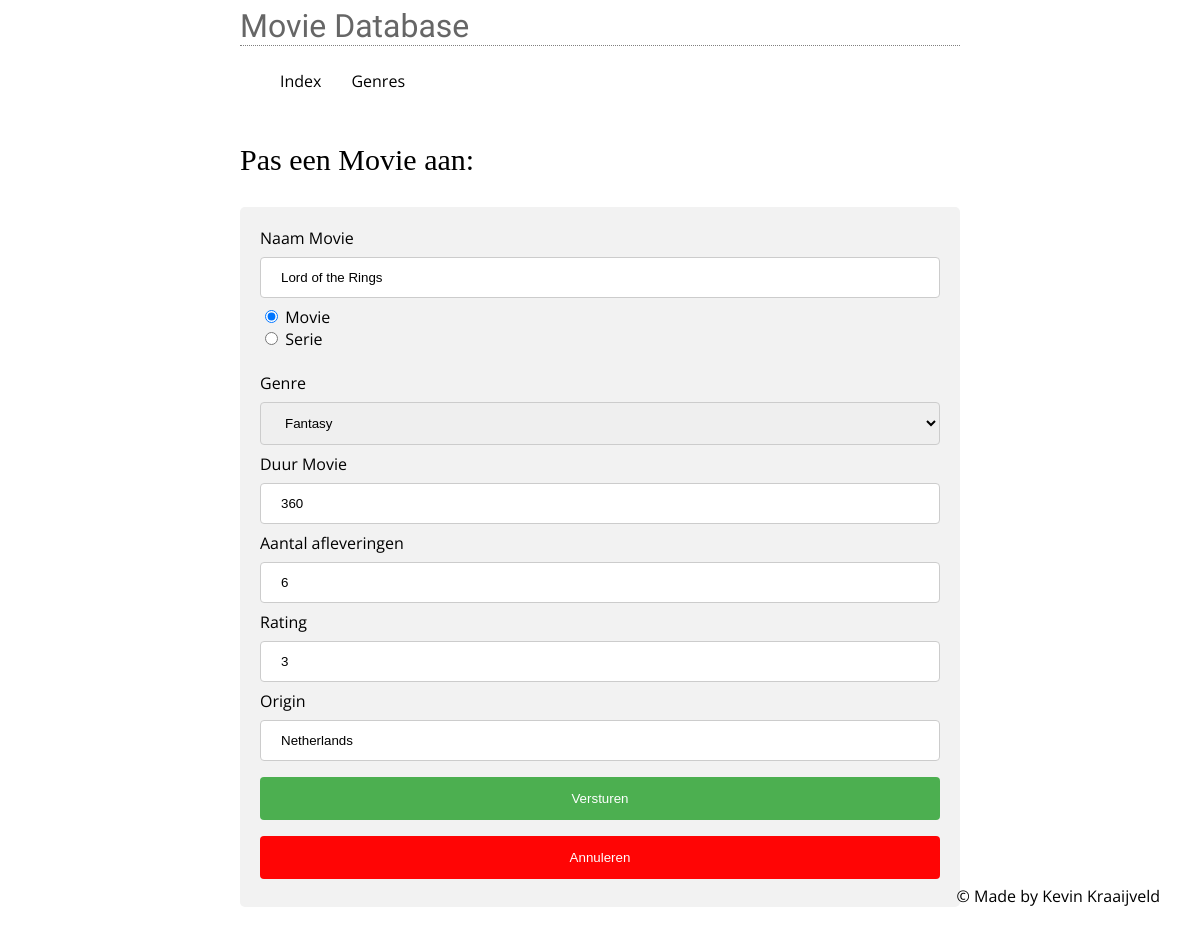
The page /film/editFilm/1 on the database as committed earlier.
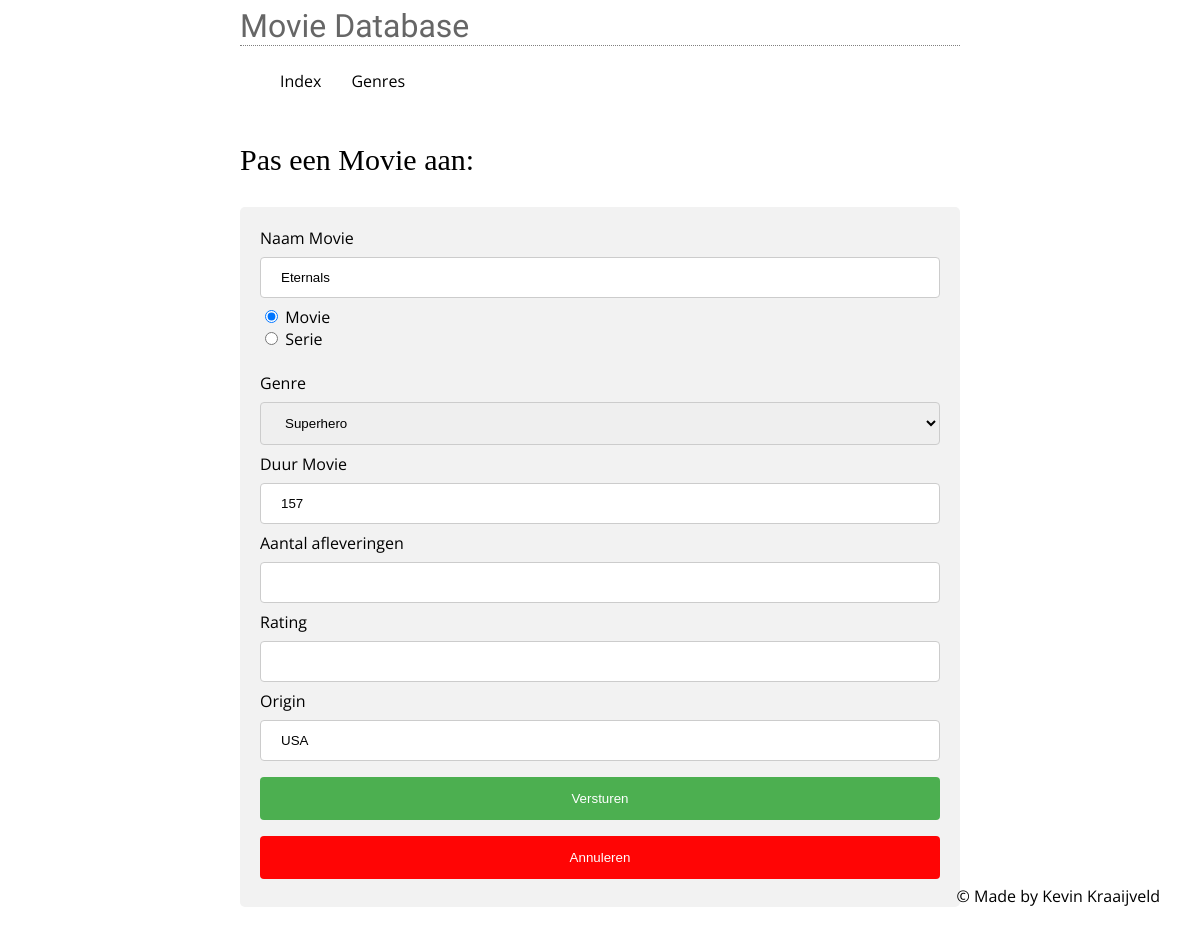
The same page on the database as committed later.
### tables this page shows
CREATE TABLE IF NOT EXISTS `films` (
  `film_id` int(11) NOT NULL,
  `film_name` varchar(255) NOT NULL,
  `type_id` int(11) NOT NULL,
  `genre_id` int(11) NOT NULL,
  `film_duration` varchar(50) NOT NULL,
  `film_episodes` varchar(50) NOT NULL,
  `film_rating` varchar(1) NOT NULL,
  `film_season` int(2) DEFAULT NULL,
  `film_origin` varchar(50) NOT NULL
);

CREATE TABLE IF NOT EXISTS `types` (
  `type_id` int(11) NOT NULL,
  `type_description` varchar(5) NOT NULL
);

### core/core.php (called while the page is built, shortened)
<?php
function render($filename, $data = null)
{
	require(ROOT . 'view/templates/header.php');
	require(ROOT . 'view/' . $filename . '.php');
	require(ROOT . 'view/templates/footer.php');
}

### controller/FilmController.php (called while the page is built, shortened)
<?php
require(ROOT . "model/GenreModel.php");
require(ROOT . "model/FilmModel.php");
function editFilm($id){
		$film = getFilmById($id);
	render("moviedatabase/films/edit",
		array(
			'type' => getAllTypes() ,
			'genres' => getAllGenres(),
			'film' => $film
		)
	);
}

### public/index.php (called while the page is built, shortened)
<?php
require(ROOT . "core/core.php");
route();

### model/FilmModel.php (called while the page is built, shortened)
<?php
function getFilmById($id){
	$db = openDatabaseConnection();
	$sql = "SELECT * FROM `films`
					INNER JOIN genres on films.genre_id = genres.genre_id
					INNER JOIN types on films.type_id = types.type_id where film_id = :id ";
	$query = $db->prepare($sql);
	$query->bindParam(":id", $id);
	$query->execute();
	return $query->fetchAll();
}

### model/GenreModel.php (called while the page is built, shortened)
<?php
function getAllGenres(){
	$db = openDatabaseConnection();
	$sql = "SELECT * FROM genres";
	$query = $db->prepare($sql);
	$query->execute();
	return $query->fetchAll();
}

### view/moviedatabase/films/edit.php (the view, shortened to what this page needs)
<?php
  $data = $film[0];
?>
<h3>Pas een <?echo$film[0]['type_description']?> aan:</h3>
<div>
  <form action="<?=URL?>film/saveChange" method="post" autocomplete="off">
    <label for="fname">Naam <?echo$film[0]['type_description']?></label>
    <input type="text" id="film_name" name="film_name" minlength="2" maxlength="25" value="<?echo $data['film_name'];?>" required>
    <?php
      if($data['type_id']=='1'){
        echo '<label><input type="radio" name="type_id" checked  value="1"> Movie<br></label><br>';
      }
      else echo '<label><input type="radio" name="type_id"   value="1"> Movie<br></label><br>';
      if($data['type_id']=='2'){
        echo '<label><input type="radio" name="type_id" checked  value="2"> Serie<br></label>';
        }
      else echo '<label><input type="radio" name="type_id"   value="2"> Serie<br></label>';
    ?>
      <br>
      <br>
    <label for="fname">Genre</label>
    <select name="genre_id" >
      <?php foreach ($genres as $genre) { ?>
        <?php if($film[0]['genre_id']==$genre['genre_id']){     ?>
            <option value="<?= $genre['genre_id']?>" selected>
              <?= $genre['genre_description']?>
            </option>
        <?php } else{?>
            <option value="<?= $genre['genre_id']?>">
              <?= $genre['genre_description']?>
            </option>
          <?php } ?>
        <?php } ?>
    </select>
    <br>
    <label for="fname">Duur <?echo$film[0]['type_description']?></label>
    <input type="number" id="film_duration" name="film_duration" minlength="2" maxlength="10" value="<?echo $data['film_duration'];?>">
    <label for="fname">Aantal afleveringen</label>
    <input type="text" id="film_episodes" name="film_episodes" minlength="1" maxlength="3" value="<?echo $data['film_episodes'];?>">
    <label for="fname">Rating</label>
    <input type="number" id="film_rating" name="film_rating" minlength="1" maxlength="1"  min="0" max="5" value="<?echo $data['film_rating'];?>">
    <label for="fname">Origin</label>
    <input type="text" id="film_origin" name="film_origin" minlength="1" maxlength="25" value="<?echo $data['film_origin'];?>">
    <input type="submit" value="Versturen">
    <input type="button" name="cancel" value="Annuleren" onClick="window.location='/Moviedatabase_MVC/';" />
  </form>
</div>

Rows that differ between the two databases and show on the page:
changed films "Movie": film_name "Lord of the Rings" → "Eternals"; film_duration "360" → "157"; film_origin "Netherlands" → "USA"; film_episodes "6" → (not shown); film_rating "3" → (not shown)
Other text that changed with them:
form field genre_id: "Fantasy" → "Superhero"
